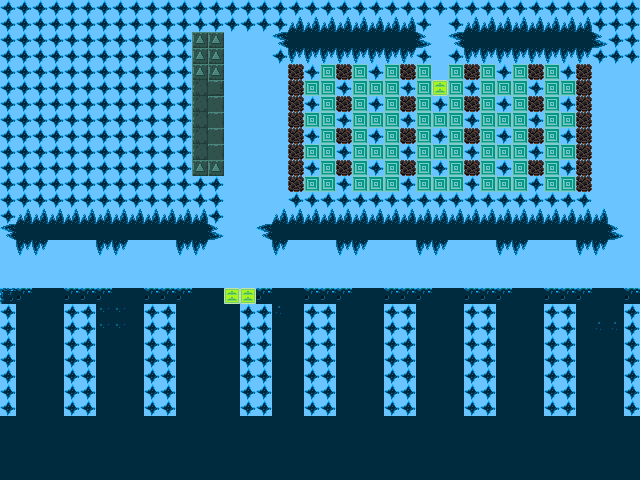

Rendered tile map (Tiled .tmx) drawn with the repository's tilesets; below, a short description and the map source with its tile grids summarised:
An orthogonal 40x30 tile map with 16x16 px tiles, 6 tile layers (backgroundLayer, stageLayer, trapsLayer, fragileLayer, ...), 4 tilesets and 2 objects (playerStart, portal).

<map version="1.0" orientation="orthogonal" renderorder="right-down" width="40" height="30" tilewidth="16" tileheight="16" nextobjectid="23">
 <tileset firstgid="1" name="stageTiles" tilewidth="16" tileheight="16" tilecount="60" columns="10">
  <image source="../assets/img/outside-tiles.png" width="160" height="96" />
 </tileset>
 <tileset firstgid="61" name="playerTiles" tilewidth="16" tileheight="16" tilecount="16" columns="4">
  <image source="../assets/img/player.png" width="64" height="64" />
 </tileset>
 <tileset firstgid="77" name="itemsTiles" tilewidth="16" tileheight="16" tilecount="16" columns="4">
  <image source="../assets/img/items.png" width="64" height="64" />
 </tileset>
 <tileset firstgid="93" name="secret" tilewidth="16" tileheight="16" tilecount="6" columns="6">
  <image source="../assets/img/secret.png" width="96" height="16" />
 </tileset>
 <layer name="backgroundLayer" width="40" height="30">
  <data>[1200 cells, 1200 non-empty, 1 distinct tile ids]</data>
 </layer>
 <objectgroup name="objectsLayer">
  <object id="1" name="Player" type="playerStart" gid="66" x="0" y="289" width="16" height="16" />
  <object id="22" name="Portal" type="portal" gid="79" x="433" y="32" width="16" height="16">
   <properties>
    <property name="animated" type="bool" value="true" />
    <property name="sprite" value="portal" />
    <property name="targetTilemap" value="final hard" />
   </properties>
  </object>
 </objectgroup>
 <layer name="stageLayer" width="40" height="30">
  <data>[1200 cells, 433 non-empty, 9 distinct tile ids]</data>
 </layer>
 <layer name="trapsLayer" width="40" height="30">
  <data>[1200 cells, 463 non-empty, 5 distinct tile ids]</data>
 </layer>
 <layer name="fragileLayer" width="40" height="30">
  <data>[1200 cells, 32 non-empty, 1 distinct tile ids]</data>
 </layer>
 <layer name="drillLayer" width="40" height="30">
  <data>[1200 cells, 83 non-empty, 1 distinct tile ids]</data>
 </layer>
 <layer name="springLayer" width="40" height="30">
  <data>[1200 cells, 3 non-empty, 1 distinct tile ids]</data>
 </layer>
</map>
